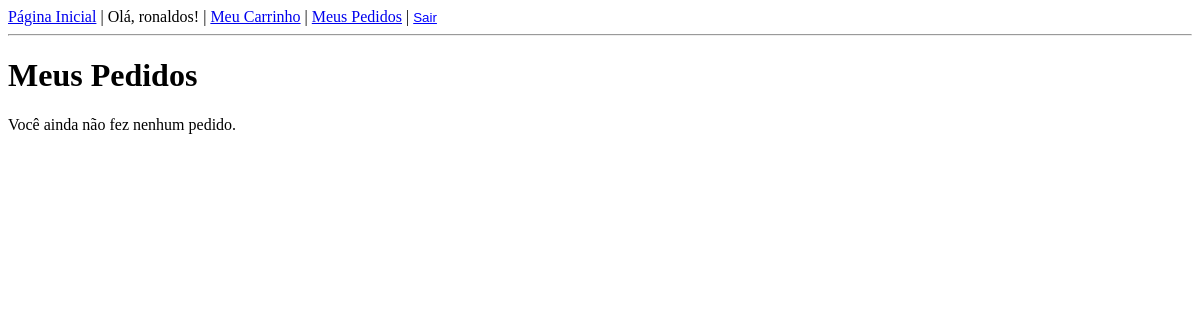
Page /meus-pedidos/ (signed in) on the earlier database version.
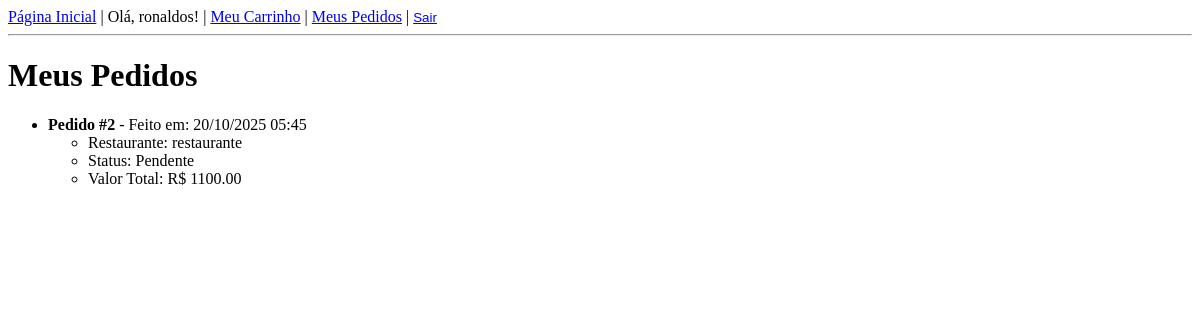
Same page on the later database version.
### core/models.py (models this page shows, shortened)
class Pedido(models.Model):
    STATUS_CHOICES = [
        ('Pendente', 'Pendente'),
        ('Em preparação', 'Em preparação'),
        ('A caminho', 'A caminho'),
        ('Entregue', 'Entregue'),
        ('Cancelado', 'Cancelado'),
    ]
    cliente = models.ForeignKey(Cliente, on_delete=models.SET_NULL, null=True, related_name='pedidos')
    restaurante = models.ForeignKey(Restaurante, on_delete=models.CASCADE, related_name='pedidos')
    status = models.CharField(max_length=20, choices=STATUS_CHOICES, default='Pendente')
    data_pedido = models.DateTimeField(auto_now_add=True)
    valor_total = models.DecimalField(max_digits=10, decimal_places=2, default=0.00)

class Restaurante(models.Model):
    nome = models.CharField(max_length=100)
    endereco = models.TextField()
    horario_funcionamento = models.CharField(max_length=100, help_text="Ex: 08:00-22:00")
    tipo_cozinha = models.CharField(max_length=50)

### core/views.py (the view)
# urls.py: path('meus-pedidos/', views.meus_pedidos, name='meus_pedidos'),
@login_required
def meus_pedidos(request):
    pedidos_do_usuario = Pedido.objects.filter(cliente__user=request.user).order_by('-data_pedido')
    contexto = {
        'pedidos': pedidos_do_usuario
    }
    return render(request, 'core/meus_pedidos.html', contexto)

### core/templates/core/meus_pedidos.html
{% extends 'core/base.html' %}
{% block content %}
    <h1>Meus Pedidos</h1>
    {% if pedidos %}
        <ul>
            {% for pedido in pedidos %}
                <li>
                    <strong>Pedido #{{ pedido.id }}</strong> - Feito em: {{ pedido.data_pedido|date:"d/m/Y H:i" }}
                    <ul>
                        <li>Restaurante: {{ pedido.restaurante.nome }}</li>
                        <li>Status: {{ pedido.status }}</li>
                        <li>Valor Total: R$ {{ pedido.valor_total }}</li>
                    </ul>
                </li>
                <br>
            {% endfor %}
        </ul>
    {% else %}
        <p>Você ainda não fez nenhum pedido.</p>
    {% endif %}
{% endblock %}

### core/templates/core/base.html (shortened to what this page needs)
<!DOCTYPE html>
<html lang="pt-br">
<head>
</head>
<body>
    <header>
        <nav>
            <a href="{% url 'core:lista_restaurantes' %}">Página Inicial</a> |
            {% if user.is_authenticated %}
                <span>Olá, {{ user.username }}!</span> |
                <a href="{% url 'core:ver_carrinho' %}">Meu Carrinho</a> |
                <a href="{% url 'core:meus_pedidos' %}">Meus Pedidos</a> | <form action="{% url 'core:logout' %}" method="post" style="display: inline;"></form>
                <form action="{% url 'core:logout' %}" method="post" style="display: inline;">
                    <button type="submit" style="background:none; border:none; padding:0; color:blue; text-decoration:underline; cursor:pointer;">
                        Sair
                    </button>
                </form>            {% else %}
                <a href="{% url 'core:login' %}">Entrar</a> |
                <a href="{% url 'core:cadastro' %}">Cadastrar</a>
            {% endif %}
        </nav>
    </header>
    <hr>
    <main>
        {% block content %}
        {% endblock %}
    </main>
</body>
</html>

Differences in the rows shown:
added Pedido: id "2", data_pedido "20/10/2025 05:45", restaurante.nome "restaurante", status "Pendente", valor_total "1100.00"
Other differences:
text no longer shown: "Você ainda não fez nenhum pedido."
